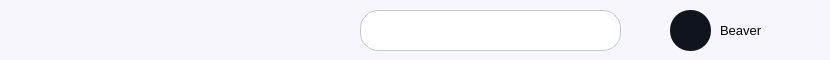
        <widget class="QWidget" name="search" native="true">
         <property name="maximumSize">
          <size>
           <width>16777215</width>
           <height>62</height>
          </size>
         </property>
         <property name="styleSheet">
          <string notr="true">background-color:#F7F6FC ; 
border-radius:20px ; </string>
         </property>
         <widget class="QLineEdit" name="search_bar">
          <property name="geometry">
           <rect>
            <x>360</x>
            <y>10</y>
            <width>261</width>
            <height>41</height>
           </rect>
          </property>
          <property name="styleSheet">
           <string notr="true"> #search_bar {
	background-color:white; 
	border:1px solid #BFC9D3 ; 
	border-radius:18px ;  
	padding : 0 40px 0 10px ; 
}
</string>
          </property>
         </widget>
         <widget class="QPushButton" name="search_button">
          <property name="geometry">
           <rect>
            <x>580</x>
            <y>10</y>
            <width>41</width>
            <height>41</height>
           </rect>
          </property>
          <property name="cursor">
           <cursorShape>PointingHandCursor</cursorShape>
          </property>
          <property name="styleSheet">
           <string notr="true">QPushButton {	
	background-color: transparent ;
	border-radius:20px ; 
	background:url(:/icons/tsawer/search.svg) no-repeat  center center; 
} 

QPushButton::hover {
		background:url(:/icons/tsawer/search_hover.svg) no-repeat  center center; 
}</string>
          </property>
          <property name="text">
           <string/>
          </property>
         </widget>
         <widget class="QLabel" name="pdp">
          <property name="geometry">
           <rect>
            <x>670</x>
            <y>10</y>
            <width>41</width>
            <height>41</height>
           </rect>
          </property>
          <property name="styleSheet">
           <string notr="true">#pdp{
	background-color  :#0F141E;
	border-radius : 20px ; 
}
</string>
          </property>
          <property name="text">
           <string/>
          </property>
         </widget>
         <widget class="QLabel" name="username">
          <property name="geometry">
           <rect>
            <x>720</x>
            <y>20</y>
            <width>101</width>
            <height>21</height>
           </rect>
          </property>
          <property name="styleSheet">
           <string notr="true">#username {
	background-color:transparent ; 
	color:black ; 
	font-size:13px ; 
}</string>
          </property>
          <property name="text">
           <string>Beaver</string>
          </property>
         </widget>
        </widget>
